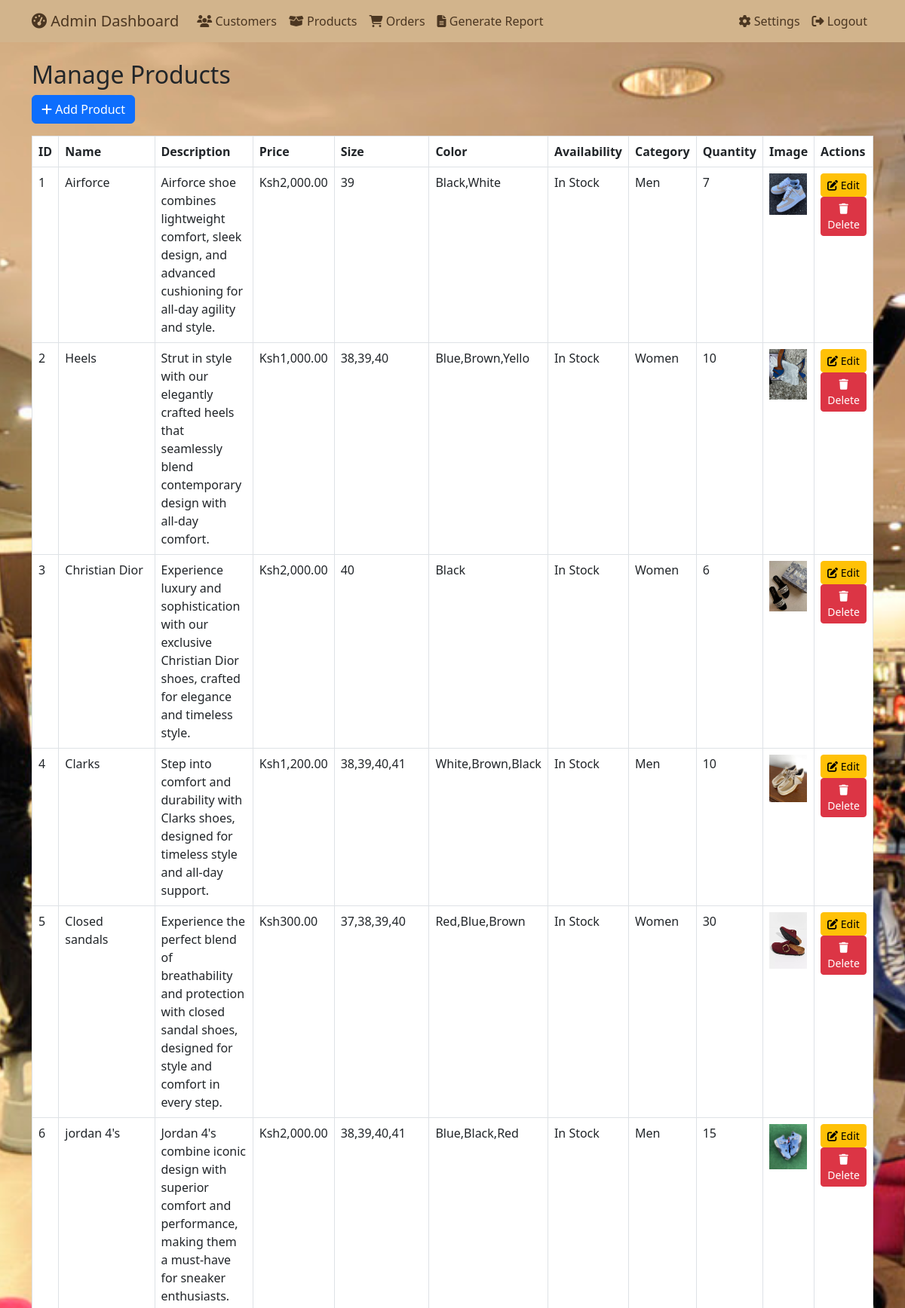
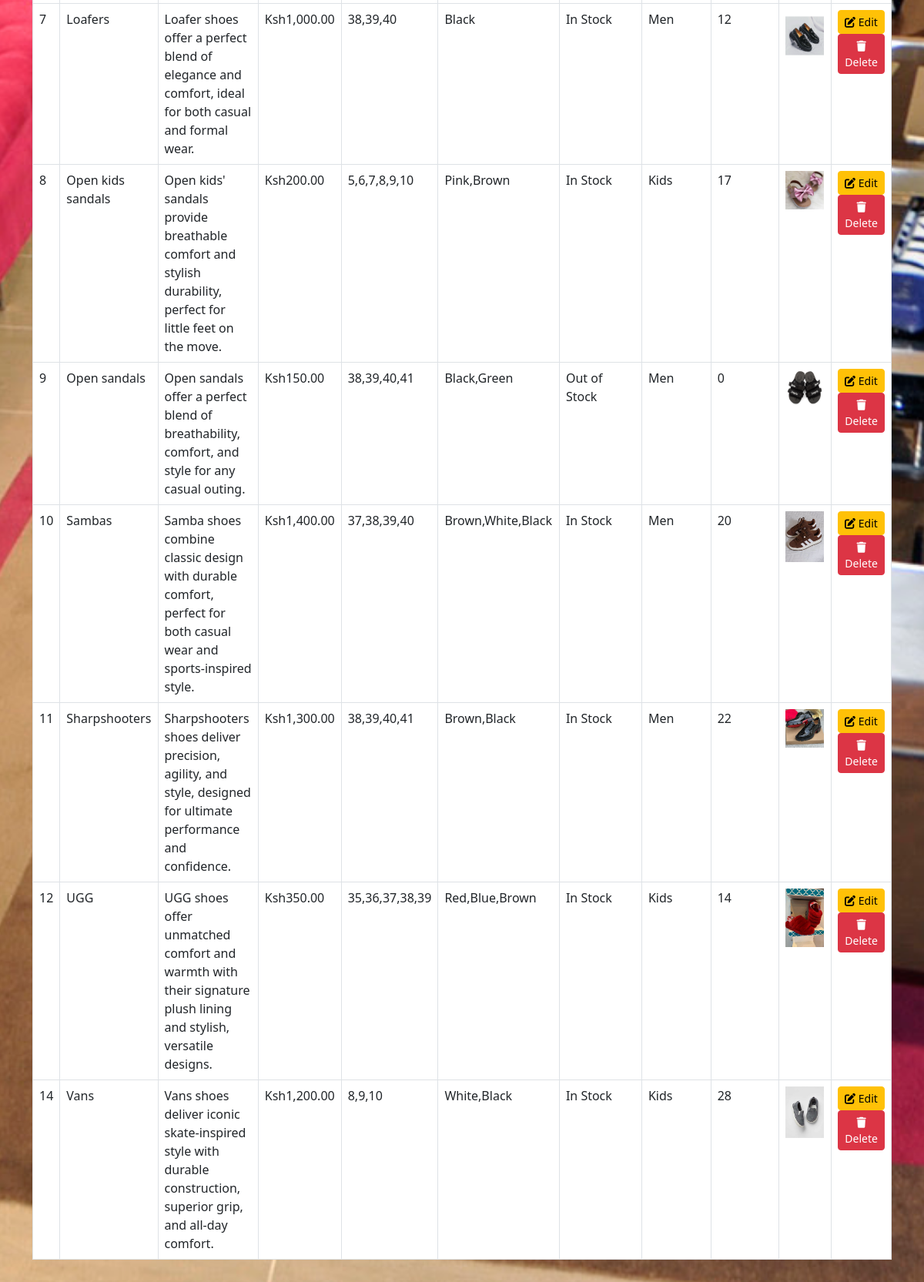
The app's page /admin_products.php (signed in, upper part) with its own data (2 pictures, top to bottom).
### tables this page shows
CREATE TABLE `shoes` (
  `shoe_id` int(11) NOT NULL,
  `name` varchar(100) NOT NULL,
  `description` text DEFAULT NULL,
  `price` decimal(10,2) NOT NULL,
  `size` varchar(50) DEFAULT NULL,
  `color` varchar(50) DEFAULT NULL,
  `availability` varchar(50) DEFAULT NULL,
  `image` varchar(255) DEFAULT NULL,
  `quantity` int(11) DEFAULT 0,
  `created_at` timestamp NOT NULL DEFAULT current_timestamp(),
  `colors` varchar(255) DEFAULT 'Unknown',
  `category` varchar(255) NOT NULL
);

### admin_products.php (the view, shortened to what this page needs)
<?php
require_once 'db_connect.php';
$result = $conn->query("SELECT * FROM shoes");
?>
<!DOCTYPE html>
<html lang="en">
<head>
  <link href="https://cdn.jsdelivr.net/npm/bootstrap@5.3.0/dist/css/bootstrap.min.css" rel="stylesheet">
  <link rel="stylesheet" href="https://cdnjs.cloudflare.com/ajax/libs/font-awesome/6.4.2/css/all.min.css">
</head>
<body>
  <?php include 'admin_header.php'; ?>
  <div class="container mt-4">
    <h2>Manage Products</h2>
    <a href="admin_add_product.php" class="btn btn-primary mb-3">
      <i class="fas fa-plus"></i> Add Product
    </a>
    <table class="table table-bordered">
       <thead>
          <tr>
             <th>ID</th>
             <th>Name</th>
             <th>Description</th>
             <th>Price</th>
             <th>Size</th>
             <th>Color</th>
             <th>Availability</th>
             <th>Category</th>
             <th>Quantity</th>
             <th>Image</th>
             <th>Actions</th>
          </tr>
       </thead>
       <tbody>
          <?php while ($row = $result->fetch_assoc()): ?>
             <tr>
               <td><?php echo $row['shoe_id']; ?></td>
               <td><?php echo htmlspecialchars($row['name']); ?></td>
               <td><?php echo htmlspecialchars($row['description']); ?></td>
               <td>Ksh<?php echo number_format($row['price'], 2); ?></td>
               <td><?php echo isset($row['size']) ? htmlspecialchars($row['size']) : 'N/A'; ?></td>
               <td><?php echo isset($row['color']) ? htmlspecialchars($row['color']) : 'N/A'; ?></td>
               <td><?php echo isset($row['availability']) ? htmlspecialchars($row['availability']) : 'N/A'; ?></td>
               <td><?php echo isset($row['category']) ? htmlspecialchars($row['category']) : 'N/A'; ?></td>
               <td><?php echo isset($row['quantity']) ? $row['quantity'] : 'N/A'; ?></td>
               <td>
                 <?php if (!empty($row['image'])): ?>
                   <img src="<?php echo htmlspecialchars($row['image']); ?>" alt="Image" style="width:50px;">
                 <?php else: ?>
                   <img src="airforce.jpg" alt="Default Shoe Image" style="width:50px;">
                 <?php endif; ?>
               </td>
               <td>
                 <a href="admin_edit_product.php?id=<?php echo $row['shoe_id']; ?>" class="btn btn-warning btn-sm">
                   <i class="fas fa-edit"></i> Edit
                 </a>
                 <a href="admin_delete_product.php?id=<?php echo $row['shoe_id']; ?>" class="btn btn-danger btn-sm" onclick="return confirm('Are you sure?');">
                   <i class="fas fa-trash"></i> Delete
                 </a>
               </td>
             </tr>
          <?php endwhile; ?>
       </tbody>
    </table>
  </div>
  <?php include 'admin_footer.php'; ?>
</body>
</html>

### admin_products.php (style rules this page uses)
body { font-family: Arial, sans-serif; background: url('logo.jpg') no-repeat center center/cover; }

### records on screen
shoes: shoe_id "1", name "Airforce", description "Airforce shoe combines lightweight comfort, sleek design, and advanced cushioning for all-day agility and style.", price "2,000.00", size "39", color "Black,White", availability "In Stock", category "Men", quantity "7", image (picture)
shoes: shoe_id "2", name "Heels", description "Strut in style with our elegantly crafted heels that seamlessly blend contemporary design with all-day comfort.", price "1,000.00", size "38,39,40", color "Blue,Brown,Yello", availability "In Stock", category "Women", quantity "10", image (picture)
shoes: shoe_id "3", name "Christian Dior", description "Experience luxury and sophistication with our exclusive Christian Dior shoes, crafted for elegance and timeless style.", price "2,000.00", size "40", color "Black", availability "In Stock", category "Women", quantity "6", image (picture)
shoes: shoe_id "4", name "Clarks", description "Step into comfort and durability with Clarks shoes, designed for timeless style and all-day support.", price "1,200.00", size "38,39,40,41", color "White,Brown,Black", availability "In Stock", category "Men", quantity "10", image (picture)
shoes: shoe_id "5", name "Closed sandals", description "Experience the perfect blend of breathability and protection with closed sandal shoes, designed for style and comfort in every step.", price "300.00", size "37,38,39,40", color "Red,Blue,Brown", availability "In Stock", category "Women", quantity "30", image (picture)
shoes: shoe_id "6", name "jordan 4's", description "Jordan 4's combine iconic design with superior comfort and performance, making them a must-have for sneaker enthusiasts.", price "2,000.00", size "38,39,40,41", color "Blue,Black,Red", availability "In Stock", category "Men", quantity "15", image (picture)
shoes: shoe_id "7", name "Loafers", description "Loafer shoes offer a perfect blend of elegance and comfort, ideal for both casual and formal wear.", price "1,000.00", size "38,39,40", color "Black", availability "In Stock", category "Men", quantity "12", image (picture)
shoes: shoe_id "8", name "Open kids sandals", description "Open kids' sandals provide breathable comfort and stylish durability, perfect for little feet on the move.", price "200.00", size "5,6,7,8,9,10", color "Pink,Brown", availability "In Stock", category "Kids", quantity "17", image (picture)
shoes: shoe_id "9", name "Open sandals", description "Open sandals offer a perfect blend of breathability, comfort, and style for any casual outing.", price "150.00", size "38,39,40,41", color "Black,Green", availability "Out of Stock", category "Men", quantity "0", image (picture)
shoes: shoe_id "10", name "Sambas", description "Samba shoes combine classic design with durable comfort, perfect for both casual wear and sports-inspired style.", price "1,400.00", size "37,38,39,40", color "Brown,White,Black", availability "In Stock", category "Men", quantity "20", image (picture)
shoes: shoe_id "11", name "Sharpshooters", description "Sharpshooters shoes deliver precision, agility, and style, designed for ultimate performance and confidence.", price "1,300.00", size "38,39,40,41", color "Brown,Black", availability "In Stock", category "Men", quantity "22", image (picture)
shoes: shoe_id "12", name "UGG", description "UGG shoes offer unmatched comfort and warmth with their signature plush lining and stylish, versatile designs.", price "350.00", size "35,36,37,38,39", color "Red,Blue,Brown", availability "In Stock", category "Kids", quantity "14", image (picture)
shoes: shoe_id "14", name "Vans", description "Vans shoes deliver iconic skate-inspired style with durable construction, superior grip, and all-day comfort.", price "1,200.00", size "8,9,10", color "White,Black", availability "In Stock", category "Kids", quantity "28", image (picture)
